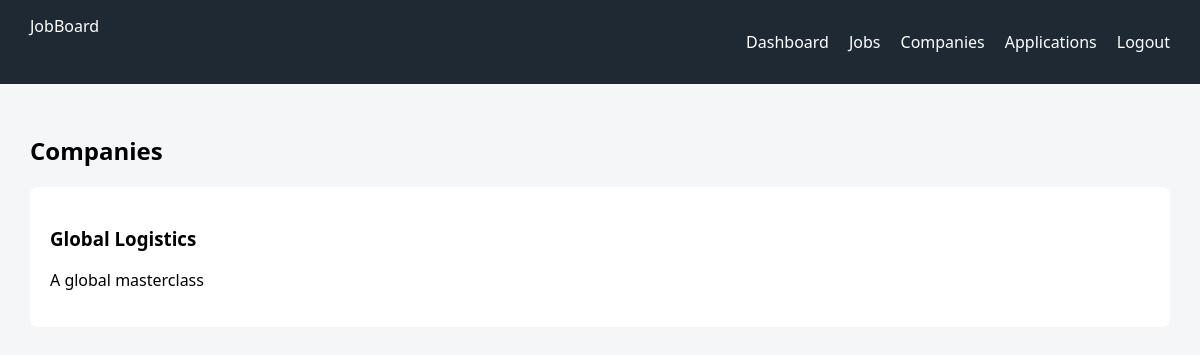
Before: /companies-ui/ (signed in) with the older database file.
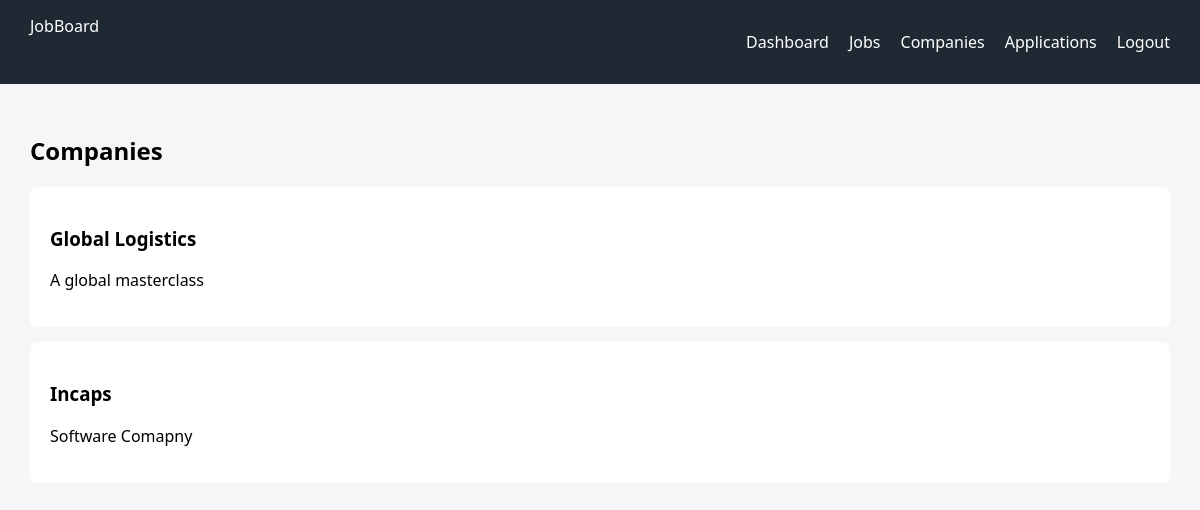
After: the same page with the newer database file.
### companies/models.py (models this page shows, shortened)
class Company(models.Model):
    name = models.CharField(max_length=255)
    description = models.TextField()
    location = models.CharField(max_length=255, default='Unknown')
    website = models.URLField(blank=True, null=True)
    owner = models.ForeignKey(
        User,
        on_delete=models.CASCADE,
        related_name='companies'
    )

### frontend/views.py (the view)
# urls.py: path('companies-ui/', companies_ui, name='companies_ui'),
@login_required
def companies_ui(request):
    companies = Company.objects.all()
    return render(request, 'companies.html', {'companies': companies})

### frontend/templates/companies.html (shortened to what this page needs)
{% extends "base.html" %}
{% block content %}
<h2>Companies</h2>
<div class="list">
{% for company in companies %}
    <div class="list-item">
        <h3>{{ company.name }}</h3>
        <p>{{ company.description }}</p>
    </div>
{% empty %}
    <p>No companies found.</p>
{% endfor %}
</div>
{% endblock %}

Changed rows visible on the page:
added Company: name "Incaps", description "Software Comapny"
